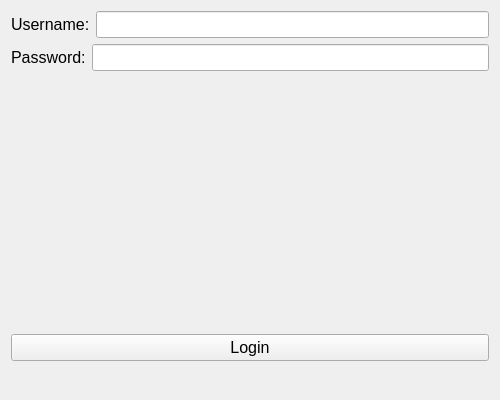
<?xml version="1.0" encoding="UTF-8"?>
<ui version="4.0">
 <class>Form</class>
 <widget class="QWidget" name="Form">
  <property name="geometry">
   <rect>
    <x>0</x>
    <y>0</y>
    <width>500</width>
    <height>400</height>
   </rect>
  </property>
  <property name="windowTitle">
   <string>Form</string>
  </property>
  <layout class="QVBoxLayout" name="verticalLayout">
   <item>
    <layout class="QHBoxLayout" name="horizontalLayout">
     <item>
      <widget class="QLabel" name="label">
       <property name="font">
        <font>
         <pointsize>12</pointsize>
        </font>
       </property>
       <property name="text">
        <string>Username:</string>
       </property>
      </widget>
     </item>
     <item>
      <widget class="QLineEdit" name="lineEdit_username">
       <property name="font">
        <font>
         <pointsize>12</pointsize>
        </font>
       </property>
      </widget>
     </item>
    </layout>
   </item>
   <item>
    <layout class="QHBoxLayout" name="horizontalLayout_2">
     <item>
      <widget class="QLabel" name="label_2">
       <property name="font">
        <font>
         <pointsize>12</pointsize>
        </font>
       </property>
       <property name="text">
        <string>Password:</string>
       </property>
      </widget>
     </item>
     <item>
      <widget class="QLineEdit" name="lineEdit_password">
       <property name="font">
        <font>
         <pointsize>12</pointsize>
        </font>
       </property>
       <property name="echoMode">
        <enum>QLineEdit::Password</enum>
       </property>
      </widget>
     </item>
    </layout>
   </item>
   <item>
    <spacer name="verticalSpacer">
     <property name="orientation">
      <enum>Qt::Vertical</enum>
     </property>
     <property name="sizeHint" stdset="0">
      <size>
       <width>20</width>
       <height>40</height>
      </size>
     </property>
    </spacer>
   </item>
   <item>
    <widget class="QPushButton" name="pushButton">
     <property name="font">
      <font>
       <pointsize>12</pointsize>
      </font>
     </property>
     <property name="text">
      <string>Login</string>
     </property>
    </widget>
   </item>
   <item>
    <widget class="QLabel" name="label_result">
     <property name="font">
      <font>
       <pointsize>14</pointsize>
       <bold>true</bold>
      </font>
     </property>
     <property name="text">
      <string/>
     </property>
    </widget>
   </item>
  </layout>
 </widget>
 <resources/>
 <connections/>
</ui>
